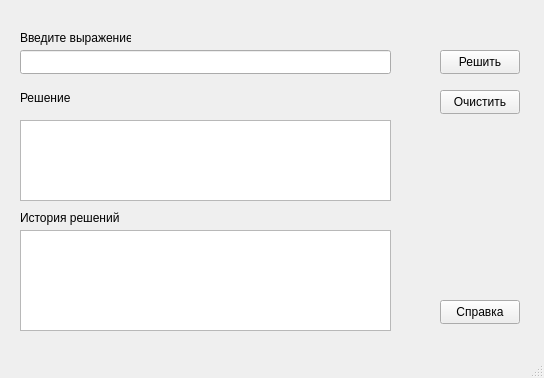
<?xml version="1.0" encoding="UTF-8"?>
<ui version="4.0">
 <class>MainWindow</class>
 <widget class="QMainWindow" name="MainWindow">
  <property name="geometry">
   <rect>
    <x>0</x>
    <y>0</y>
    <width>544</width>
    <height>378</height>
   </rect>
  </property>
  <property name="windowTitle">
   <string>MainWindow</string>
  </property>
  <widget class="QWidget" name="centralwidget">
   <widget class="QLabel" name="label">
    <property name="geometry">
     <rect>
      <x>20</x>
      <y>30</y>
      <width>111</width>
      <height>16</height>
     </rect>
    </property>
    <property name="text">
     <string>Введите выражение</string>
    </property>
   </widget>
   <widget class="QLabel" name="label_2">
    <property name="geometry">
     <rect>
      <x>20</x>
      <y>90</y>
      <width>71</width>
      <height>16</height>
     </rect>
    </property>
    <property name="text">
     <string>Решение</string>
    </property>
   </widget>
   <widget class="QLabel" name="label_3">
    <property name="geometry">
     <rect>
      <x>20</x>
      <y>210</y>
      <width>111</width>
      <height>16</height>
     </rect>
    </property>
    <property name="text">
     <string>История решений</string>
    </property>
   </widget>
   <widget class="QLineEdit" name="inputLineEdit">
    <property name="geometry">
     <rect>
      <x>20</x>
      <y>50</y>
      <width>371</width>
      <height>24</height>
     </rect>
    </property>
   </widget>
   <widget class="QTextBrowser" name="outputLineEdit">
    <property name="geometry">
     <rect>
      <x>20</x>
      <y>120</y>
      <width>371</width>
      <height>81</height>
     </rect>
    </property>
   </widget>
   <widget class="QListWidget" name="historyListWidget">
    <property name="geometry">
     <rect>
      <x>20</x>
      <y>230</y>
      <width>371</width>
      <height>101</height>
     </rect>
    </property>
   </widget>
   <widget class="QPushButton" name="calcBut">
    <property name="geometry">
     <rect>
      <x>440</x>
      <y>50</y>
      <width>80</width>
      <height>24</height>
     </rect>
    </property>
    <property name="text">
     <string>Решить</string>
    </property>
   </widget>
   <widget class="QPushButton" name="clearBut">
    <property name="geometry">
     <rect>
      <x>440</x>
      <y>90</y>
      <width>80</width>
      <height>24</height>
     </rect>
    </property>
    <property name="text">
     <string>Очистить</string>
    </property>
   </widget>
   <widget class="QPushButton" name="helpBut">
    <property name="geometry">
     <rect>
      <x>440</x>
      <y>300</y>
      <width>80</width>
      <height>24</height>
     </rect>
    </property>
    <property name="text">
     <string>Справка</string>
    </property>
   </widget>
  </widget>
  <widget class="QMenuBar" name="menubar">
   <property name="geometry">
    <rect>
     <x>0</x>
     <y>0</y>
     <width>544</width>
     <height>21</height>
    </rect>
   </property>
  </widget>
  <widget class="QStatusBar" name="statusbar"/>
 </widget>
 <resources/>
 <connections/>
</ui>
